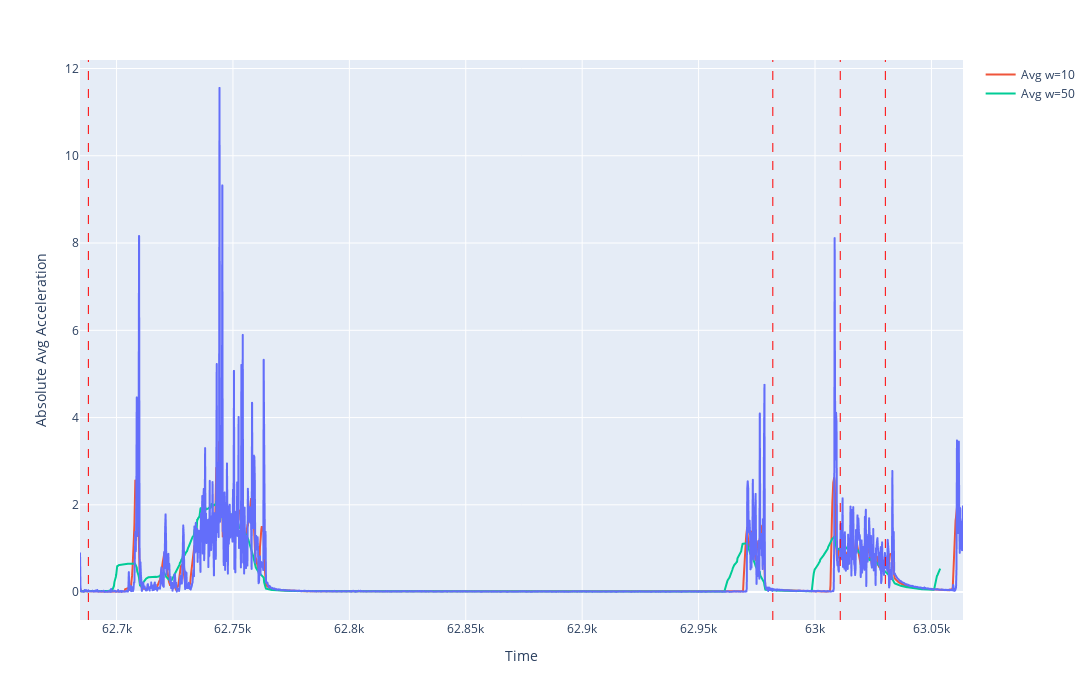

The cell this chart's notebook holds for it:
### Code cell
import plotly
import plotly.express
import plotly.graph_objects

def absAvgAccel(reading : dict) :
    return (abs(reading['acceleration']['x']) + abs(reading['acceleration']['y']) + abs(reading['acceleration']["z"])) / 3

def movingAverage(data : list, window : int):
    movingAverage = []
    for i in range(window-1, len(data)):
        movingAverage.append(sum(data[i-window+1:i]) / window)
    return movingAverage

absAvgAccelDat = [absAvgAccel(json.loads(reading)) for reading in gyroDat]
absAvgAccelTimestamp = [json.loads(reading)['acceleration']['timestamp'] for reading in gyroDat]

# Do some smoothing
absMovingAvgAccel10 = movingAverage(absAvgAccelDat, 10)
absMovingAvgAccel50 = movingAverage(absAvgAccelDat, 50)

# plt.figure(dpi=1200)
# plt.xlabel("Time")
# plt.ylabel("Absolute Avg Acceleration")
# plt.plot(absAvgAccelTimestamp, absAvgAccelDat)

fig = plotly.express.line(x=absAvgAccelTimestamp, y=absAvgAccelDat)
fig.add_trace(plotly.graph_objects.Scatter(x=absAvgAccelTimestamp, y=absMovingAvgAccel10, name="Avg w=10"))
fig.add_trace(plotly.graph_objects.Scatter(x=absAvgAccelTimestamp, y=absMovingAvgAccel50, name="Avg w=50"))
fig.update_layout(height=700, width=1100, xaxis_title="Time", yaxis_title="Absolute Avg Acceleration")

timestamps = [62687.895989875, 62981.885259375005, 63030.21808525, 63010.845179125005]
for t in timestamps:
    # plt.axvline(x=t, color="red", linestyle="--")
    fig.add_vline(x=t, line_width=1, line_dash="dash", line_color="red")

# plt.show()
fig.show()

### Figure 1 — Plotly figure (JSON) as saved in the notebook; plotly's stock layout.template omitted (floating-point values rounded to 4 significant figures; data arrays with more than 128 entries replaced by an {"elided": "..."} marker saying what was removed)
{"data": [{"hovertemplate": "x=%{x}<br>y=%{y}<extra></extra>", "legendgroup": "", "line": {"color": "#636efa", "dash": "solid"}, "marker": {"symbol": "circle"}, "mode": "lines", "name": "", "showlegend": false, "type": "scattergl", "x": {"elided": "1900 float values"}, "xaxis": "x", "y": {"elided": "1900 float values"}, "yaxis": "y"}, {"name": "Avg w=10", "type": "scatter", "x": {"elided": "1900 float values"}, "y": {"elided": "1891 float values"}}, {"name": "Avg w=50", "type": "scatter", "x": {"elided": "1900 float values"}, "y": {"elided": "1851 float values"}}], "layout": {"height": 700, "legend": {"tracegroupgap": 0}, "margin": {"t": 60}, "shapes": [{"line": {"color": "red", "dash": "dash", "width": 1}, "type": "line", "x0": 62690.0, "x1": 62690.0, "xref": "x", "y0": 0, "y1": 1, "yref": "y domain"}, {"line": {"color": "red", "dash": "dash", "width": 1}, "type": "line", "x0": 62980.0, "x1": 62980.0, "xref": "x", "y0": 0, "y1": 1, "yref": "y domain"}, {"line": {"color": "red", "dash": "dash", "width": 1}, "type": "line", "x0": 63030.0, "x1": 63030.0, "xref": "x", "y0": 0, "y1": 1, "yref": "y domain"}, {"line": {"color": "red", "dash": "dash", "width": 1}, "type": "line", "x0": 63010.0, "x1": 63010.0, "xref": "x", "y0": 0, "y1": 1, "yref": "y domain"}], "width": 1100, "xaxis": {"anchor": "y", "domain": [0, 1], "title": {"text": "Time"}}, "yaxis": {"anchor": "x", "domain": [0, 1], "title": {"text": "Absolute Avg Acceleration"}}}}
